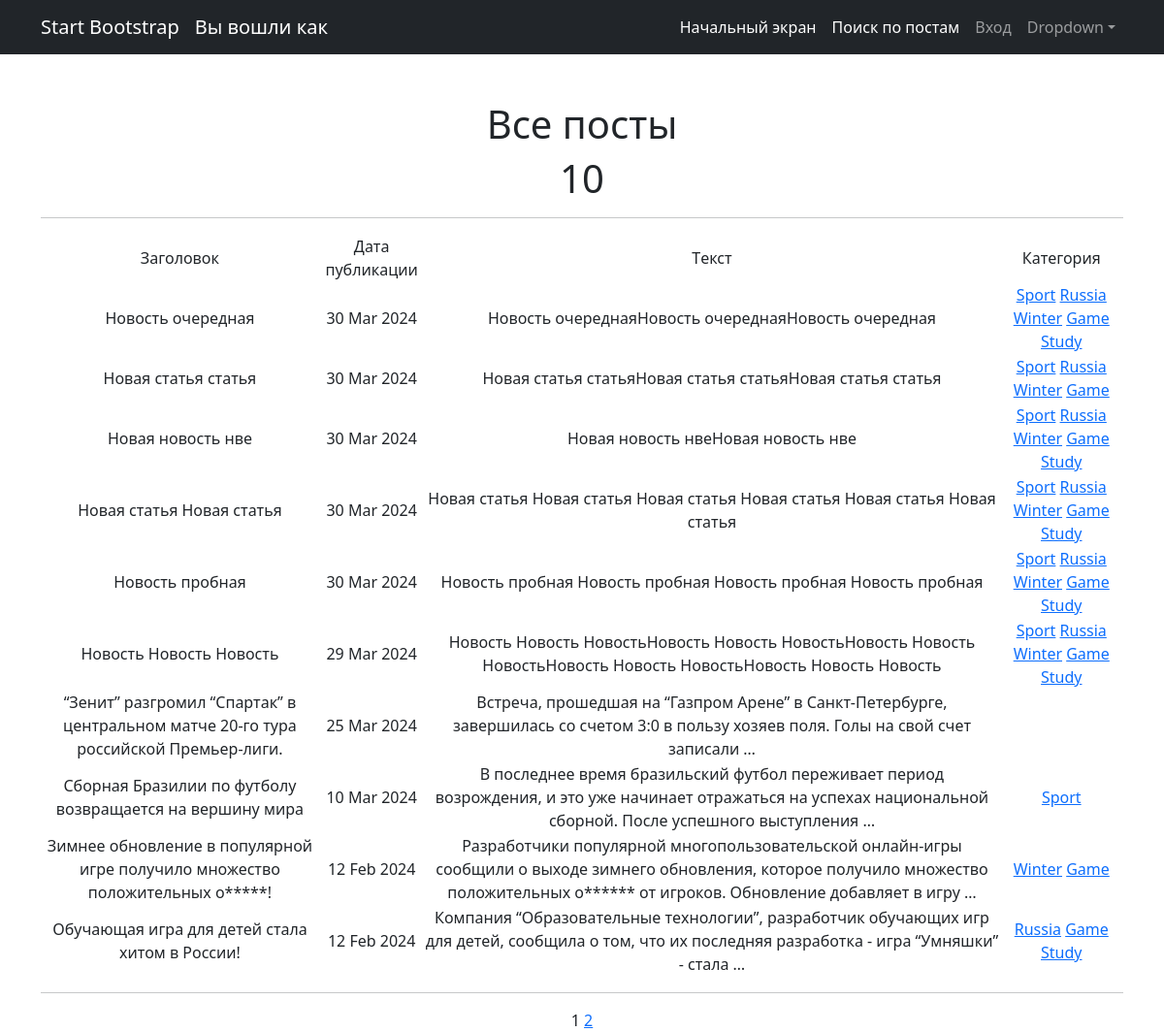
The app's page /posts/, older data.
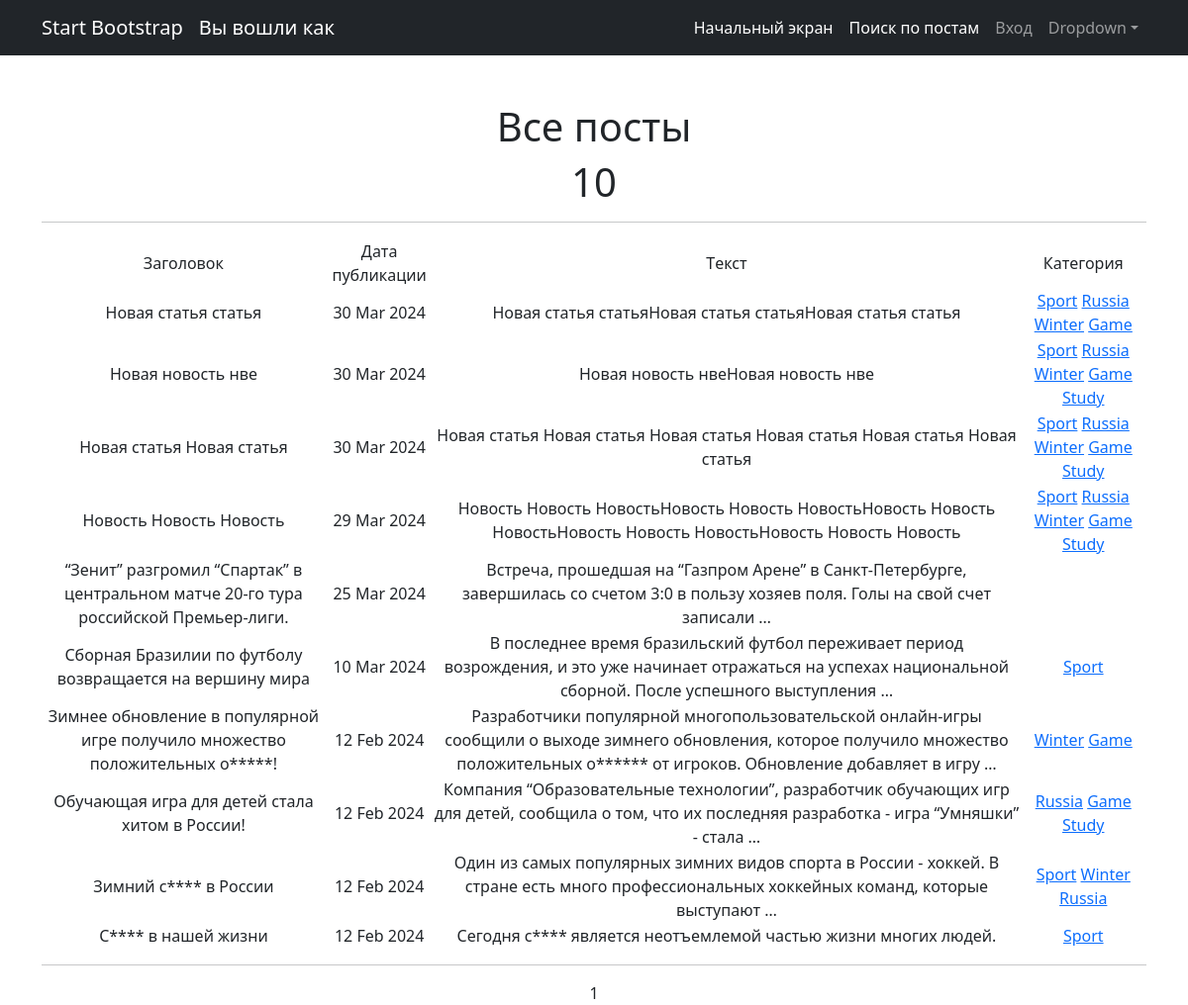
The same page, newer data.
### news/models.py (models this page shows, shortened)
class Post(models.Model):
    news = "N"
    article = "A"
    POSITIONS = [(news, "Новость"), (article, "Статья")]
    author = models.ForeignKey(Author, on_delete= models.CASCADE)
    choice_field = models.CharField(max_length= 1, choices=POSITIONS, default=article)
    data_in = models.DateTimeField(auto_now_add=True)
    category = models.ManyToManyField(Category, through="PostCategory")
    title = models.CharField(max_length=255)
    text = models.CharField(max_length=3000)
    rating = models.IntegerField(default=0)

class Category(models.Model):
    category = models.TextField(unique=True)
    subscriber = models.ManyToManyField(User, blank= True, null=True, related_name="categories")
    def __str__(self):
        return f'{self.category.title()}'

### news/views.py (the view)
# urls.py: path('', PostsList.as_view(), name= 'Posts_list'),
class PostsList(ListView):
    model = Post
    ordering = '-data_in'
    template_name = 'posts.html'
    context_object_name = 'posts'
    paginate_by = 10
    def get_context_data(self, **kwargs):
        context = super().get_context_data(**kwargs)
        context['is_not_authors'] = not self.request.user.groups.filter(name = 'authors').exists()
        return context

### templates/posts.html (shortened to what this page needs)
{% extends 'flatpages/default.html' %}
{% load censor_filters %}
{% block content %}
    <h1>Все посты</h1>
    <h1>{{ posts|length }}</h1>
    <hr>
    {% if posts %}
        <table>
            <tr>
                <td>Заголовок</td>
                <td>Дата публикации</td>
                <td>Тeкст</td>
                <td>Категория</td>
            </tr>
            {% for post in posts %}
            <tr>
                <td>{{ post.title|censeroid }}</td>
                <td>{{ post.data_in|date:'d M Y' }}</td>
                <td>{{ post.text|truncatewords:20|censeroid}}</td>
                <td>{% for category in post.category.all %}
                    <a href="{% url 'Category_list' category.id %}">{{ category }}</a>
                    {% endfor %}
                </td>
            </tr>
            {% endfor %}
        </table>
    {% else %}
        <h2>Постов и новостей нет!</h2>
    {% endif %}
    <hr>
    {{ page_obj.number }}
    {% if page_obj.has_next %}
        <a href="?page={{ page_obj.next_page_number }}">{{ page_obj.next_page_number }}</a>
    {% endif %}
{% endblock content %}

Row changes from the older to the newer data that the page shows:
removed Post: title|censeroid "Новость очередная", data_in "30 Mar 2024", text|censeroid "Новость очереднаяНовость очереднаяНовость очередная", Category (category "Sport"), Category (category "Russia"), Category (category "Winter"), Category (category "Game"), Category (category "Study")
removed Post: title|censeroid "Новость пробная", data_in "30 Mar 2024", text|censeroid "Новость пробная Новость пробная Новость пробная Новость пробная", Category (category "Sport"), Category (category "Russia"), Category (category "Winter"), Category (category "Game"), Category (category "Study")
now on this page (row unchanged): Post: title|censeroid "Зимний с**** в России", data_in "12 Feb 2024", text|censeroid "Один из самых популярных зимних видов спорта в России - хоккей. В стране есть много профессиональных хоккейных команд, которые выступают …", Category (category "Sport"), Category (category "Winter"), Category (category "Russia")
now on this page (row unchanged): Post: title|censeroid "С**** в нашей жизни", data_in "12 Feb 2024", text|censeroid "Сегодня с**** является неотъемлемой частью жизни многих людей.", Category (category "Sport")
Text that changed along with them:
{{ page_obj.next_page_number }}: "2" → (not shown)
